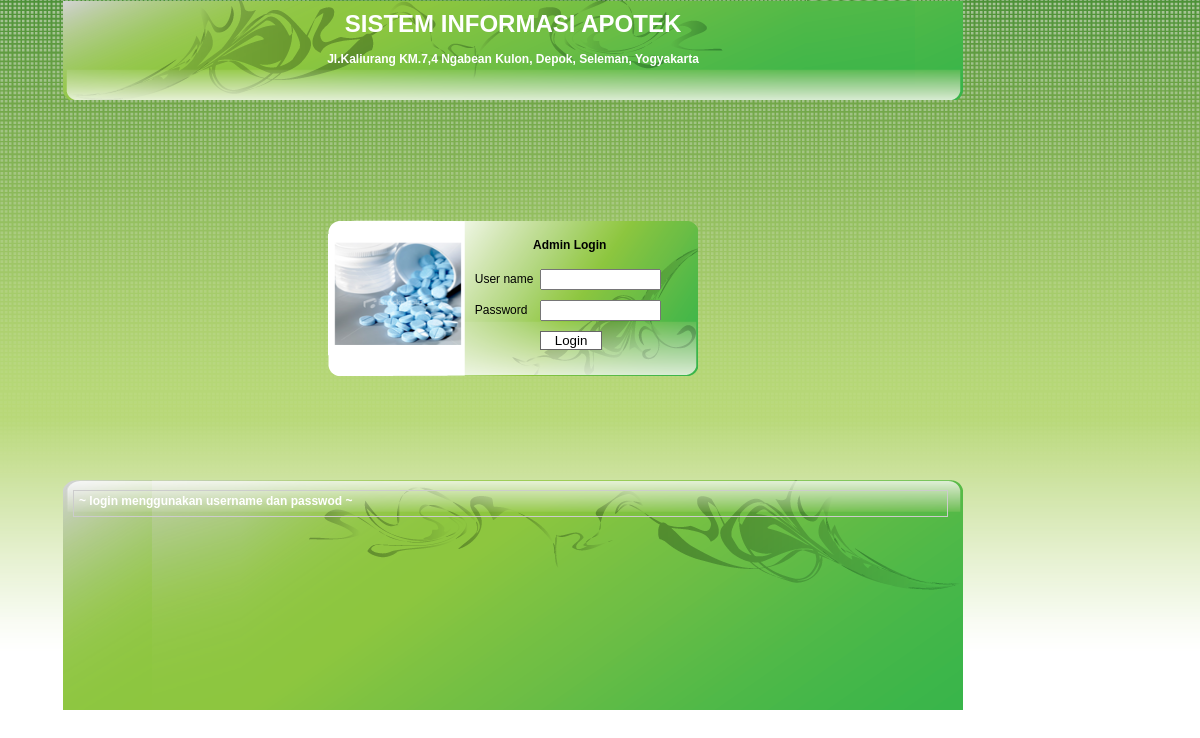
The app's page /AppServer/index.php with its own data.
### tables this page shows
CREATE TABLE IF NOT EXISTS `system` (
  `s_id` int(3) NOT NULL AUTO_INCREMENT,
  `sno` int(11) NOT NULL DEFAULT '0',
  `sip` varchar(15) NOT NULL,
  `sapp` varchar(24) DEFAULT 'Offline',
  `snama` varchar(64) DEFAULT NULL,
  `salamat` varchar(128) DEFAULT NULL,
  `sinfo` varchar(128) DEFAULT NULL,
  `sok` int(11) NOT NULL DEFAULT '0',
  PRIMARY KEY (`s_id`)
);

### AppServer/index.php (called while the page is built)
<?php
	try {
		require_once './includes/session.php';
	}
	catch(Exception $error) {
		print $error->getMessage();
	}
	require_once('themes/page.php');
?>

### AppServer/includes/session.php (called while the page is built, shortened)
<?php
	if (!empty($_SERVER['HTTP_CLIENT_IP'])) {
      $ip=$_SERVER['HTTP_CLIENT_IP'];
    }
    elseif (!empty($_SERVER['HTTP_X_FORWARDED_FOR']))  {
      $ip=$_SERVER['HTTP_X_FORWARDED_FOR'];
    }
    else   {
      $ip=$_SERVER['REMOTE_ADDR'];
    }
	$q_system=mysql_query("SELECT * FROM system WHERE sip='$ip'");
	if (mysql_num_rows($q_system) == 1) {
		$q_system=mysql_fetch_array($q_system);
	} else {
		S_SYS($ip,'Server');
		if(isset($_SESSION['sapp'])){
		   unset($_SESSION['sapp']);
		}
	};
?>

### AppServer/page/main/bottom_right.php (the view, shortened to what this page needs)
<marquee behaviour="scroll" direction="left" loop="infinite"><h3><?php print $q_system['sinfo'] ?></h3></marquee>

### AppServer/page/main/header.php (shortened to what this page needs)
<div class="s-info"><h1><?php print strtoupper($q_system['snama']) ?></h1></div>
<div class='s-ket'><h3><?php print $q_system['salamat'] ?><h3></div>

### AppServer/themes/style.css (style rules this page uses)
html, body { border:0; margin:0; padding:0; }
body { color:#000; font: 12px/170% tahoma, Helvetica, sans-serif; background-image: url('images/bg.png'); background-color:#fff; position: fixed; background-repeat: repeat-x; }
.s-info { text-align: center; font-weight: bolder; }
.s-ket { margin:-10px 0 0 0; text-align: center; }
h1, h2, h3, h4, h5, h6 { margin: 0; padding: 0; font-family: Tahoma, Helvetica, sans-serif; font-weight:bold; }
h1 { padding:14px 0 25px 0; font-size:2em; }
h3 { font-size:1em; font-weight:bold; }

### records on screen
system: snama "SISTEM INFORMASI APOTEK", salamat "Jl.Kaliurang KM.7,4 Ngabean Kulon, Depok, Seleman, Yogyakarta", sinfo "~ login menggunakan username dan passwod ~"
